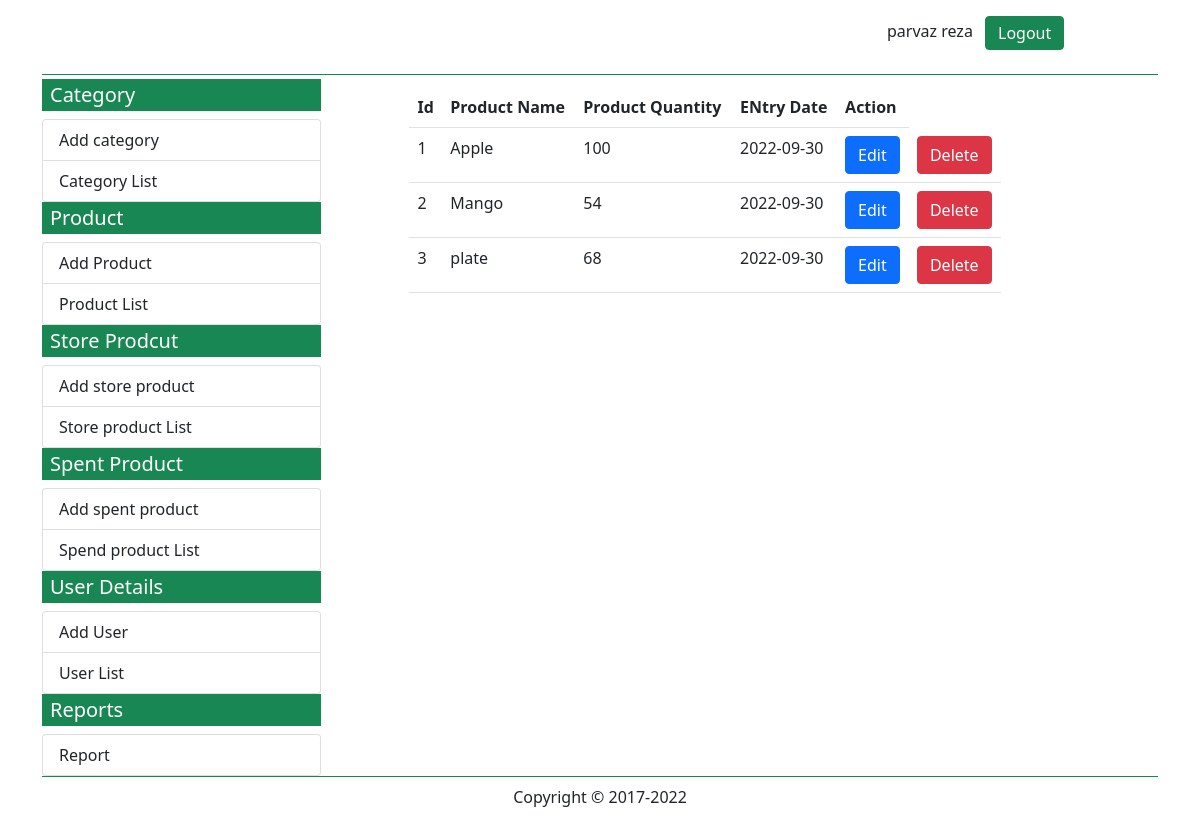
Screenshot of /list_of_entry_product.php (signed in) with the database file from the repository.
### tables this page shows
CREATE TABLE `store_product` (
  `store_product_id` int(11) NOT NULL,
  `store_product_name` int(10) NOT NULL,
  `store_product_quantity` int(11) NOT NULL,
  `store_product_entrydate` varchar(10) NOT NULL
);

### list_of_entry_product.php (the view, shortened to what this page needs)
<?php
include('database.php');
$user_first_name = $_SESSION['user_first_name'] ;
$user_last_name = $_SESSION['user_last_name'] ;
?>
<?php
$sql1 ="SELECT * FROM product";
$query1 = mysqli_query($conn, $sql1);
$product_list = array();
while($data = mysqli_fetch_assoc($query1)){
    $product_id  = $data['product_id'];
    $product_name = $data['product_name'];
    $product_list[$product_id] = $product_name;
}
?>
<!DOCTYPE html>
<html lang="en">
<head>
    <link rel="stylesheet" href="css/all.min.css">
    <link rel="stylesheet" href="css/fontawesome.min.css">
    <link rel="stylesheet" href="css/custom.css">
    <link href="https://cdn.jsdelivr.net/npm/bootstrap@5.0.2/dist/css/bootstrap.min.css" rel="stylesheet">
</head>
<body>
<?php
    if(!empty($user_first_name) && !empty($user_last_name)){
?>
   <div class="container">
        <div class="container-fluid border-bottom border-success mb-0">
                    <?php include('topbar.php'); ?>
        </div>
        <div class="container-fluid mt-1">
            <div class="row">
                <div class="col-md-3 p-0 m-0 border-end-0">
                    <?php include('leftbar.php'); ?>
                </div>
                <div class="col-md-9">
                <div class="row p-2">
                    <div class="col-md-1"></div>
                    <div class="col-md-9">
                    <?php
    $sql = "SELECT * FROM `store_product`";
    $query = mysqli_query($conn, $sql);
    echo "<table class='table'><tr><th>Id</th><th>Product Name</th>
                    <th>Product Quantity</th><th>ENtry Date</th><th>Action</th></tr>";
    while($data = mysqli_fetch_assoc($query)){
        $store_product_id  = $data['store_product_id'];
        $store_product_name = $data['store_product_name'];
        $store_product_quantity = $data['store_product_quantity'];
        $store_product_entrydate = $data['store_product_entrydate'];
        echo "<tr><td>$store_product_id</td>
        <td>$product_list[$store_product_name]</td>
        <td>$store_product_quantity</td>
        <td>$store_product_entrydate</td>
        <td><a href='edit_store_product.php?id=$store_product_id' class='btn btn-primary'> Edit </a></td>
        <td><a href='list_of_entry_product.php?deleteid=$store_product_id' class='btn btn-danger btn-del'>Delete</a></td></tr>";
    }
    echo "</table>";
}else{
    header('location:login.php');
}
?>
                    </div>
                    <div class="col-md-2"></div>
                </div>
                </div>
            </div>
        </div>
        <div class="container-fluid border-top border-success">
          <?php include('bottombar.php'); ?>
        </div>
    </div>
</body>
</html>

### rows the page displays
store_product: store_product_id "1", store_product_name "Apple", store_product_quantity "100", store_product_entrydate "2022-09-30"
store_product: store_product_id "2", store_product_name "Mango", store_product_quantity "54", store_product_entrydate "2022-09-30"
store_product: store_product_id "3", store_product_name "plate", store_product_quantity "68", store_product_entrydate "2022-09-30"

### other values shown
$user_first_name "parvaz"
$user_last_name "reza"
